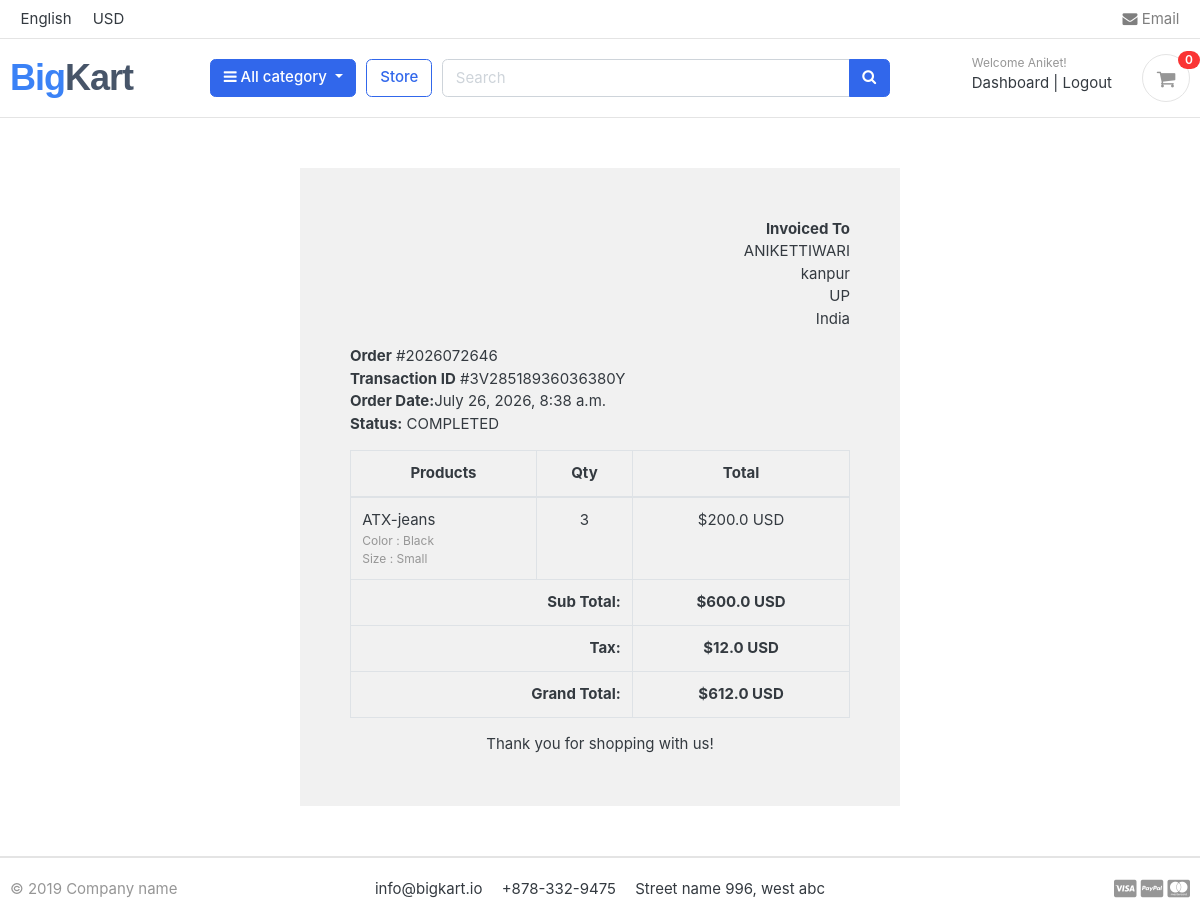
Page /accounts/order_detail/2026072646/ (signed in) on the committed database.
### accounts/models.py (models this page shows, shortened)
class Account(AbstractBaseUser):
    first_name = models.CharField(max_length=50)
    last_name = models.CharField(max_length=50)
    username = models.CharField(max_length=50, unique=True)
    email = models.EmailField(max_length=100, unique=True)
    phone_number = models.CharField(max_length=50)
    date_joined = models.DateTimeField(auto_now_add=True)
    last_login = models.DateTimeField(auto_now_add=True)
    is_admin = models.BooleanField(default=False)
    is_active = models.BooleanField(default=False)
    is_staff = models.BooleanField(default=False)
    is_superadmin = models.BooleanField(default=False)
    USERNAME_FIELD = 'email'
    REQUIRED_FIELDS = ['username','first_name','last_name']
    objects = MyAccountManager()

### orders/models.py (models this page shows, shortened)
class Order(models.Model):
    STATUS = (
              ('New','New'),
              ('Accepted','Accepted'),
              ('Completed','Completed'),
              ('Canceled','Canceled'),
              )
    user = models.ForeignKey(Account, on_delete=models.SET_NULL,null=True)
    payment = models.ForeignKey(Payment, on_delete=models.SET_NULL, blank=True, null=True)
    order_number = models.CharField(max_length=20)
    first_name = models.CharField(max_length=50)
    last_name = models.CharField(max_length=50)
    phone = models.CharField(max_length=15)
    email = models.EmailField(max_length=50)
    address_line1 = models.CharField(max_length=50)
    address_line2 = models.CharField(max_length=50, blank=True)
    country = models.CharField(max_length=50)
    state = models.CharField(max_length=50)
    city = models.CharField(max_length=50)
    order_note = models.CharField(max_length=100, blank=True)
    order_total = models.FloatField()
    tax = models.FloatField()
    status = models.CharField(max_length=10, choices=STATUS, default='New')
    ip = models.CharField(max_length=20, blank=True)
    is_ordered = models.BooleanField(default=False)
    created_at = models.DateTimeField(auto_now_add=True)
    updated_at = models.DateTimeField(auto_now=True)
    def full_name(self):
        return f'{self.first_name}{self.last_name}'

class Payment(models.Model):
    user = models.ForeignKey(Account, on_delete=models.CASCADE)
    payment_id = models.CharField(max_length=100)
    payment_method = models.CharField(max_length=100)
    amount_paid = models.CharField(max_length=100)
    status = models.CharField(max_length=100)
    created_at = models.DateTimeField(auto_now_add=True)

class OrderProduct(models.Model):
    order= models.ForeignKey(Order, on_delete=models.CASCADE)
    payment=models.ForeignKey(Payment, on_delete=models.SET_NULL, null=True, blank=True)
    user = models.ForeignKey(Account, on_delete=models.CASCADE)
    product = models.ForeignKey(Product, on_delete=models.CASCADE)
    variations =models.ManyToManyField(Variation, blank=True)
    quantity = models.IntegerField()
    product_price= models.FloatField()
    ordered = models.BooleanField(default=False)
    created_at = models.DateTimeField(auto_now_add=True)
    updated_at = models.DateTimeField(auto_now=True)

### store/models.py (models this page shows, shortened)
class Product(models.Model):
    product_name = models.CharField(max_length=100, unique=True)
    slug       = models.SlugField(max_length=100, unique=True)
    description = models.TextField(max_length=500, blank=True)
    price =     models.IntegerField()
    stock = models.IntegerField()
    images = models.ImageField(upload_to='photos/products')
    category =models.ForeignKey(Category, on_delete=models.CASCADE)
    is_available = models.BooleanField(default=True)
    created_at = models.DateTimeField(auto_now_add=True)
    updated_at = models.DateTimeField(auto_now=True)

class Variation(models.Model):
    product = models.ForeignKey(Product, on_delete=models.CASCADE)
    variation_category = models.CharField(max_length=100, choices=variation_category_choices)
    variation_value = models.CharField(max_length=100)
    is_active = models.BooleanField(default=True)
    created_at = models.DateTimeField(auto_now_add=True)
    objects =VariationManager()

### accounts/views.py (the view)
# urls.py: path('order_detail/<int:order_id>/', views.order_detail, name='order_detail'),
@login_required(login_url='login')
def order_detail(request, order_id):
    order_detail = OrderProduct.objects.filter(order__order_number = order_id)
    order = Order.objects.get(order_number = order_id)
    subtotal = 0
    for i in order_detail:
        subtotal += i.product_price*i.quantity
    context={
        'order_detail':order_detail,
        'order':order,
        'subtotal':subtotal,
    }
    return render(request, 'accounts/order_detail.html', context)

### carts/context_processors.py (called while the page is built)
def counter(request):
    cart_count=0
    if 'admin' in request.path:
        return {}
    else:
        try:
            cart = Cart.objects.filter(cart_id=_cart_id(request))
            if request.user.is_authenticated:
                cart_items = CartItem.objects.all().filter(user= request.user)
            else:
                cart_items = CartItem.objects.all().filter(cart=cart[:1])
            for i in cart_items:
                cart_count +=i.quantity
        except Cart.DoesNotExist:
            cart_count=0
    return dict(cart_count=cart_count)

### carts/views.py (called while the page is built)
def _cart_id(request):
    cart = request.session.session_key
    if not cart:
        cart = request.session.create()
    return cart

### category/context_processors.py (called while the page is built)
def menu_links(request):
    links = Category.objects.all()
    return dict(links=links)

### category/models.py (called while the page is built)
    def get_url(self):
        return reverse('product_by_detail', args=[self.slug])

### orders/context_processors.py (called while the page is built)
def paypal_client_id(request):
    return {
        'paypal_client_id':settings.PAYPAL_CLIENT_ID
    }

### templates/accounts/order_detail.html
{% extends 'base.html' %}
{% load static %}
{% block content %}
<div class="container" style="margin: 0 auto;width: 50%;padding: 50px;background: #f1f1f1;margin-top: 50px;margin-bottom: 50px;">
    <div class="row invoice row-printable">
        <div class="col-md-12">
            <div class="panel panel-default plain" id="dash_0">
                <div class="panel-body p30">
                    <div class="row">
                        <div class="col-lg-6">
                        </div>
                        <div class="col-lg-6">
                            <div class="invoice-from">
                                <ul class="list-unstyled text-right">
                                    <li><strong>Invoiced To</strong></li>
                                    <li>{{ order.full_name }}</li>
                                    <li>{{ order.city }}</li>
                                    <li>{{ order.state}}</li>
                                    <li>{{ order.country }}</li>
                                </ul>
                            </div>
                        </div>
                        <div class="col-lg-12">
                            <div class="invoice-details mt25">
                                <div class="well">
                                    <ul class="list-unstyled mb0">
                                        <li><strong>Order</strong> #{{ order.order_number }}</li>
                                        <li><strong>Transaction ID</strong> #{{ order.payment.payment_id }}</li>
                                        <li><strong>Order Date:</strong>{{ order.created_at }}</li>
                                        <li><strong>Status:</strong> {{ order.payment.status }}</li>
                                    </ul>
                                </div>
                            </div>
                            <div class="invoice-items">
                                <div class="table-responsive" style="overflow: hidden; outline: none;" tabindex="0">
                                    <table class="table table-bordered">
                                        <thead>
                                            <tr>
                                                <th class="per70 text-center">Products</th>
                                                <th class="per5 text-center">Qty</th>
                                                <th class="per25 text-center">Total</th>
                                            </tr>
                                        </thead>
                                        <tbody>
                                            {% for product in order_detail %}
                                            <tr>
                                                <td>{{ product.product.product_name}}
                                                    <p class="text-muted small">
                                                    {% if product.variations.all %}
                                                        {% for item in product.variations.all %}
                                                        {{ item.variation_category | capfirst }} : {{ item.variation_value | capfirst }} <br>
                                                        {% endfor %}
                                                    {% endif %}
                                                    </p>
                                                </td>
                                                <td class="text-center">{{ product.quantity }}</td>
                                                <td class="text-center">${{ product.product_price }} USD</td>
                                            </tr>
                                            {% endfor %}
                                        </tbody>
                                        <tfoot>
                                            <tr>
                                                <th colspan="2" class="text-right">Sub Total:</th>
                                                <th class="text-center">${{ subtotal }} USD</th>
                                            </tr>
                                            <tr>
                                                <th colspan="2" class="text-right">Tax:</th>
                                                <th class="text-center">${{ order.tax }} USD</th>
                                            </tr>
                                            <tr>
                                                <th colspan="2" class="text-right">Grand Total:</th>
                                                <th class="text-center">${{ order.order_total }} USD</th>
                                            </tr>
                                        </tfoot>
                                    </table>
                                </div>
                            </div>
                            <div class="invoice-footer mt25">
                                <p class="text-center">Thank you for shopping with us!</p>
                            </div>
                        </div>
                    </div>
                </div>
            </div>
        </div>
    </div>
    </div>
{% endblock %}

### templates/includes/navbar.html (shortened to what this page needs)
{% load static %}
<header class="section-header">
<nav class="navbar p-md-0 navbar-expand-sm navbar-light border-bottom">
<div class="container">
  <div class="collapse navbar-collapse" id="navbarTop4">
    <ul class="navbar-nav mr-auto">
    	<li class="nav-item dropdown">
		 	<a  class="nav-link">   English </a>
		</li>
		<li class="nav-item dropdown">
			<a  class="nav-link"> USD </a>
		</li>
    </ul>
    <ul class="navbar-nav">
		<li><a href="mailto:tiwarianiket005@gmail.com" class="nav-link"> <i class="fa fa-envelope"></i> Email </a></li>
	</ul>
  </div>
</div>
</nav>
<section class="header-main border-bottom">
	<div class="container">
<div class="row align-items-center">
	<div class="col-lg-2 col-md-3 col-6">
<a href="{% url 'home' %}" class="brand-logo-text">
    <span class="brand-blue">Big</span><span class="brand-grey">Kart</span>
</a>
	</div>
	<div class="col-lg col-sm col-md col-6 flex-grow-0">
		<div class="category-wrap dropdown d-inline-block float-right">
			<button type="button" class="btn btn-primary dropdown-toggle" data-toggle="dropdown">
				<i class="fa fa-bars"></i> All category
			</button>
		</div>
	</div>
	<a href="{% url 'store' %}" class="btn btn-outline-primary">Store</a>
	<div class="col-lg  col-md-6 col-sm-12 col">
		<form action="{% url 'search' %}" class="search" method="GET">
			<div class="input-group w-100">
			    <input type="text" class="form-control" style="width:60%;" placeholder="Search" name="keyword">
			    <div class="input-group-append">
			      <button class="btn btn-primary" type="submit">
			        <i class="fa fa-search"></i>
			      </button>
			    </div>
		    </div>
		</form>
	</div>
	<div class="col-lg-3 col-sm-6 col-8 order-2 order-lg-3">
				<div class="d-flex justify-content-end mb-3 mb-lg-0">
					{% if user.id is None %}
					<div class="widget-header">
						<small class="title text-muted">Welcome guest!</small>
						<div>
							<a href="{% url 'login' %}">Sign in</a> <span class="dark-transp"> | </span>
							<a href="{% url 'register' %}"> Register</a>
						</div>
					</div>
					{% else %}
						<div class="widget-header">
						<small class="title text-muted">Welcome {{ user.first_name }}!</small>
						<div>
							<a href="{% url 'dashboard' %}">Dashboard</a> <span class="dark-transp"> | </span>
							<a href="{% url 'logout' %}"> Logout</a>
						</div>
					</div>
					{% endif %}
					<a href="{% url 'cart' %}" class="widget-header pl-3 ml-3">
						<div class="icon icon-sm rounded-circle border"><i class="fa fa-shopping-cart"></i></div>
						<span class="badge badge-pill badge-danger notify">{{ cart_count }}</span>
					</a>
				</div>
			</div>
</div>
	</div>
</section>
</header>

### big_kart/static/css/ui.css (style rules this page uses)
html { font-family: "Inter", sans-serif; font-size: 15px; }
.icon-xs, .icon-sm, .icon-md, .icon-lg { display: inline-block; text-align: center; flex-shrink: 0; flex-grow: 0; }
.icon-sm { width: 48px; height: 48px; line-height: 48px !important; font-size: 20px; }
p:last-child { margin-bottom: 0; }
.header-main { position: relative; padding-top: 1rem; padding-bottom: 1rem; }
.widget-header { display: inline-block; vertical-align: middle; position: relative; }
.widget-header a { color: #343a40; }
.widget-header i { color: #969696; }
.widget-header .title { display: block; }
.widget-header .notify { position: absolute; top: -3px; right: -10px; }
[class*=list-] li:after { visibility: hidden; display: block; content: ""; overflow: hidden; height: 0; clear: both; }
.notify { position: absolute; top: -4px; right: -10px; display: inline-block; padding: 0.25em 0.6em; font-size: 12px; line-height: 1; text-align: center; border-radius: 3rem; color: #fff; background-color: #fa3434; }

### big_kart/static/css/custom.css (style rules this page uses)
.brand-logo-text { font-size: 36px; font-weight: 900; font-family: sans-serif; text-decoration: none; letter-spacing: -1px; display: inline-block; vertical-align: middle; line-height: 1; }
.brand-blue { color: #3b82f6; }
.brand-grey { color: #475569; }

### rows in the picture
Account: first_name "Aniket"
Order: full_name "ANIKETTIWARI", city "kanpur", state "UP", country "India", order_number "2026072646", payment.payment_id "3V28518936036380Y", created_at "July 26, 2026, 8:38 a.m.", payment.status "COMPLETED", tax "12.0", order_total "612.0"
OrderProduct: product.product_name "ATX-jeans", quantity "3", product_price "200.0"
Variation: variation_category "Color", variation_value "Black"
Variation: variation_category "Size", variation_value "Small"

### other values in the picture
{{ cart_count }} "0"
{{ subtotal }} "600.0"
